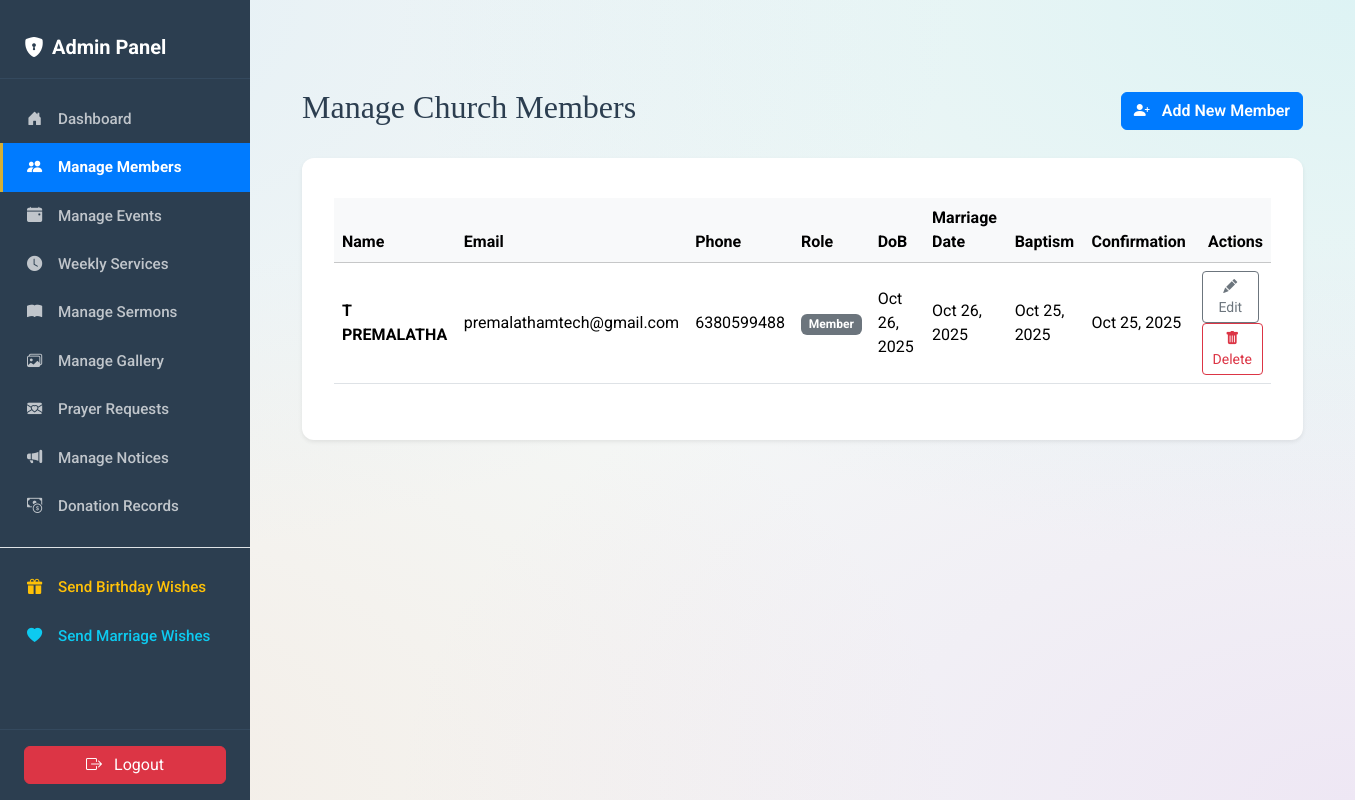
The app's page /admin/members (signed in), older data.
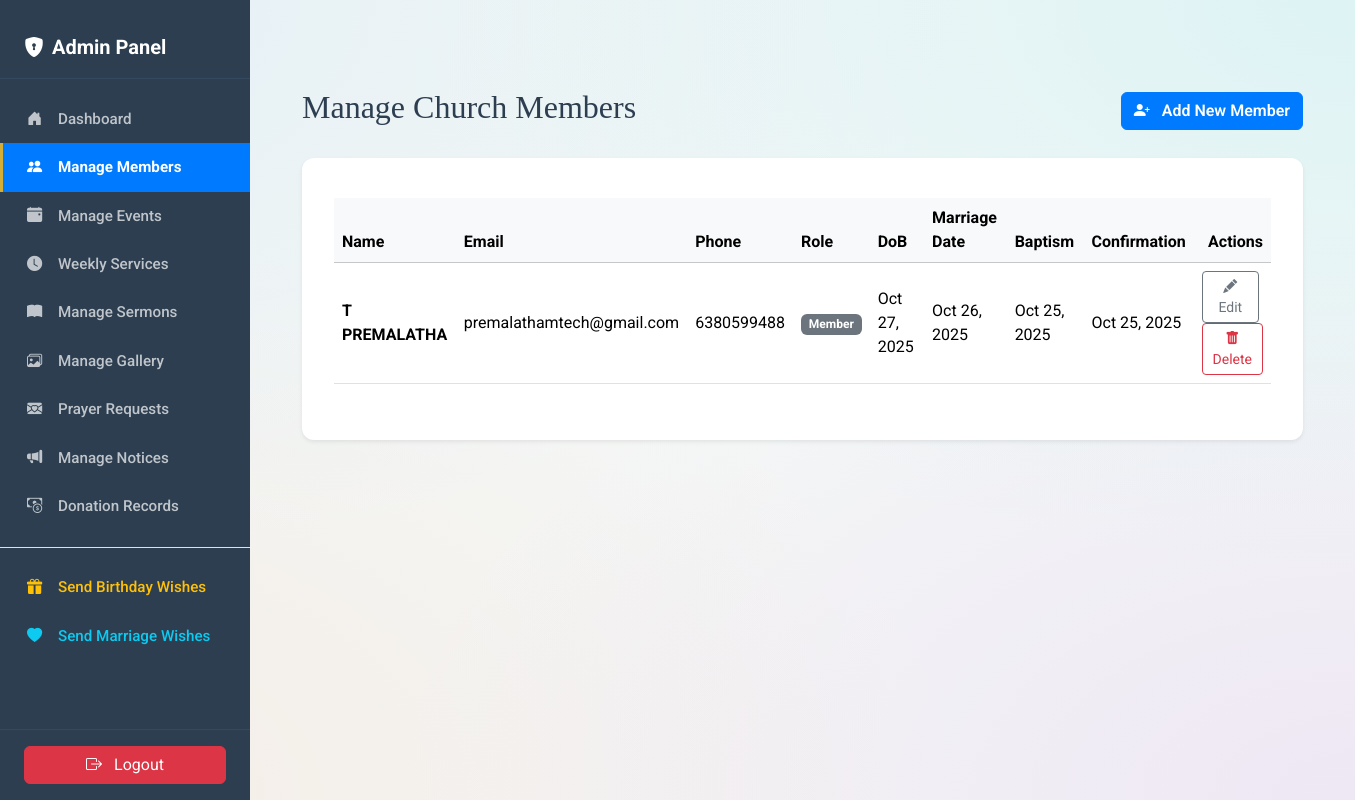
The same page, newer data.
### app.py (models this page shows)
class Member(db.Model):
    id = db.Column(db.Integer, primary_key=True)
    name = db.Column(db.String(100), nullable=False)
    email = db.Column(db.String(120), unique=True, nullable=False)
    phone = db.Column(db.String(20), nullable=True)
    role = db.Column(db.String(50), default='Member', nullable=False)
    join_date = db.Column(db.Date, nullable=False, default=datetime.utcnow().date)
    dob = db.Column(db.Date, nullable=True)
    marriage_date = db.Column(db.Date, nullable=True)
    Baptism_date = db.Column(db.Date, nullable=True)
    Confirmation_date = db.Column(db.Date, nullable=True)

### app.py (the view)
@app.route('/admin/members')
@admin_required
def admin_members():
    try: members = Member.query.order_by(Member.name).all()
    except Exception as e: members = []; flash(f'Error: {e}', 'danger'); print(f"Members load error: {e}")
    return render_template('admin/members.html', members=members)

### app.py (called while the page is built)
def is_admin():
    admin_id = session.get('admin_id')
    if admin_id and db.inspect(db.engine).has_table('user'):
        return User.query.get(admin_id) is not None
    return False

def admin_required(f):
    @wraps(f)
    def decorated_function(*args, **kwargs):
        if not is_admin(): flash('Login required.', 'warning'); return redirect(url_for('admin_login', next=request.url))
        return f(*args, **kwargs)
    return decorated_function

### templates/admin/members.html (shortened to what this page needs)
{% extends "admin/admin_layout.html" %}
{% block admin_content %}
<div class="container my-5">
    <div class="d-flex justify-content-between align-items-center mb-4">
        <h1 class="h2">Manage Church Members</h1>
        <button class="btn btn-primary" data-bs-toggle="modal" data-bs-target="#addMemberModal">
            <i class="bi bi-person-plus-fill me-2"></i> Add New Member
        </button>
    </div>
    <div class="card shadow-sm">
        <div class="card-body">
            <div class="table-responsive">
                <table class="table table-hover align-middle">
                    <thead class="table-light">
                        <tr>
                            <th scope="col">Name</th>
                            <th scope="col">Email</th>
                            <th scope="col">Phone</th>
                            <th scope="col">Role</th>
                            <th scope="col">DoB</th>
                            <th scope="col">Marriage Date</th>
                            <th scope="col">Baptism</th>
                            <th scope="col">Confirmation</th>
                            <th scope="col" class="text-end">Actions</th>
                        </tr>
                    </thead>
                    <tbody>
                        {% for member in members %}
                        <tr>
                            <td><strong>{{ member.name }}</strong></td>
                            <td>{{ member.email }}</td>
                            <td>{{ member.phone if member.phone else '-' }}</td>
                            <td><span class="badge bg-secondary">{{ member.role }}</span></td>
                            <td>{{ member.dob.strftime('%b %d, %Y') if member.dob else '-' }}</td>
                            <td>{{ member.marriage_date.strftime('%b %d, %Y') if member.marriage_date else '-' }}</td>
                            <td>{{ member.Baptism_date.strftime('%b %d, %Y') if member.Baptism_date else '-' }}</td>
                            <td>{{ member.Confirmation_date.strftime('%b %d, %Y') if member.Confirmation_date else '-' }}</td>
                            <td class="text-end">
                                <button class="btn btn-sm btn-outline-secondary me-1" data-bs-toggle="modal" data-bs-target="#editMemberModal{{ member.id }}">
                                    <i class="bi bi-pencil-fill"></i> Edit
                                </button>
                                <a href="{{ url_for('delete_member', id=member.id) }}" class="btn btn-sm btn-outline-danger" onclick="return confirm('Delete member \'{{ member.name }}\'?')">
                                    <i class="bi bi-trash-fill"></i> Delete
                                </a>
                            </td>
                        </tr>
                        {% else %}
                        <tr>
                            <td colspan="9" class="text-center text-muted py-4">No members found. Add one!</td>
                        </tr>
                        {% endfor %}
                    </tbody>
                </table>
            </div>
        </div>
    </div>
</div>
{% endblock admin_content %}

Row changes from the older to the newer data that the page shows:
changed Member "T PREMALATHA": dob "Oct 26, 2025" → "Oct 27, 2025"
